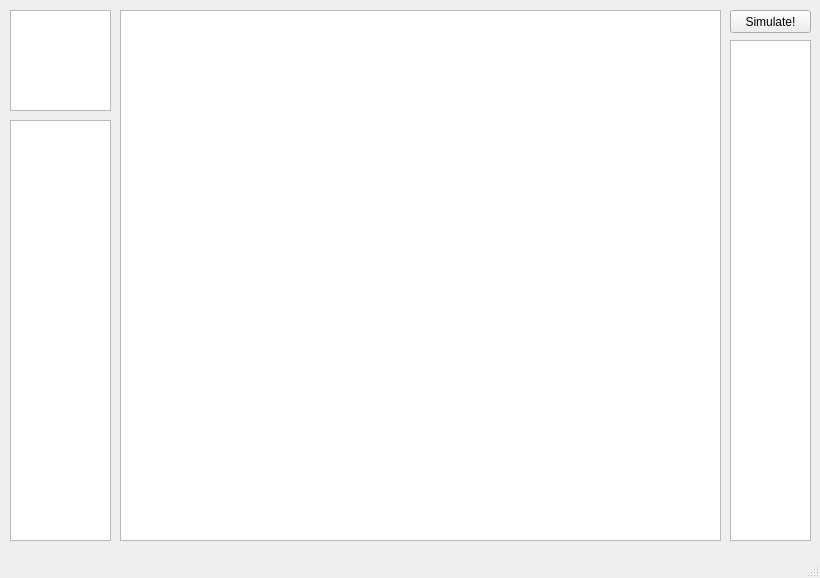
<?xml version="1.0" encoding="UTF-8"?>
<ui version="4.0">
 <class>MainWindow</class>
 <widget class="QMainWindow" name="MainWindow">
  <property name="geometry">
   <rect>
    <x>0</x>
    <y>0</y>
    <width>820</width>
    <height>578</height>
   </rect>
  </property>
  <property name="windowTitle">
   <string>MainWindow</string>
  </property>
  <widget class="QWidget" name="centralWidget">
   <widget class="QGraphicsView" name="graphicsView">
    <property name="geometry">
     <rect>
      <x>10</x>
      <y>10</y>
      <width>101</width>
      <height>101</height>
     </rect>
    </property>
    <property name="toolTip">
     <string>&lt;html&gt;&lt;head/&gt;&lt;body&gt;&lt;p&gt;I/O&lt;/p&gt;&lt;/body&gt;&lt;/html&gt;</string>
    </property>
   </widget>
   <widget class="QGraphicsView" name="graphicsView_2">
    <property name="geometry">
     <rect>
      <x>10</x>
      <y>120</y>
      <width>101</width>
      <height>421</height>
     </rect>
    </property>
    <property name="toolTip">
     <string>&lt;html&gt;&lt;head/&gt;&lt;body&gt;&lt;p&gt;Gates&lt;/p&gt;&lt;/body&gt;&lt;/html&gt;</string>
    </property>
   </widget>
   <widget class="QGraphicsView" name="graphicsView_3">
    <property name="geometry">
     <rect>
      <x>120</x>
      <y>10</y>
      <width>601</width>
      <height>531</height>
     </rect>
    </property>
    <property name="toolTip">
     <string>&lt;html&gt;&lt;head/&gt;&lt;body&gt;&lt;p&gt;Circuit Simulator&lt;/p&gt;&lt;/body&gt;&lt;/html&gt;</string>
    </property>
   </widget>
   <widget class="QTextEdit" name="textEdit">
    <property name="geometry">
     <rect>
      <x>730</x>
      <y>40</y>
      <width>81</width>
      <height>501</height>
     </rect>
    </property>
    <property name="toolTip">
     <string>&lt;html&gt;&lt;head/&gt;&lt;body&gt;&lt;p&gt;Circuit information&lt;/p&gt;&lt;/body&gt;&lt;/html&gt;</string>
    </property>
    <property name="html">
     <string>&lt;!DOCTYPE HTML PUBLIC &quot;-//W3C//DTD HTML 4.0//EN&quot; &quot;http://www.w3.org/TR/REC-html40/strict.dtd&quot;&gt;
&lt;html&gt;&lt;head&gt;&lt;meta name=&quot;qrichtext&quot; content=&quot;1&quot; /&gt;&lt;style type=&quot;text/css&quot;&gt;
p, li { white-space: pre-wrap; }
&lt;/style&gt;&lt;/head&gt;&lt;body style=&quot; font-family:'MS Shell Dlg 2'; font-size:8.25pt; font-weight:400; font-style:normal;&quot;&gt;
&lt;p style=&quot;-qt-paragraph-type:empty; margin-top:0px; margin-bottom:0px; margin-left:0px; margin-right:0px; -qt-block-indent:0; text-indent:0px; font-size:8pt;&quot;&gt;&lt;br /&gt;&lt;/p&gt;&lt;/body&gt;&lt;/html&gt;</string>
    </property>
   </widget>
   <widget class="QPushButton" name="pushButton">
    <property name="geometry">
     <rect>
      <x>730</x>
      <y>10</y>
      <width>81</width>
      <height>23</height>
     </rect>
    </property>
    <property name="toolTip">
     <string>&lt;html&gt;&lt;head/&gt;&lt;body&gt;&lt;p&gt;Run the circuit&lt;/p&gt;&lt;/body&gt;&lt;/html&gt;</string>
    </property>
    <property name="text">
     <string>Simulate!</string>
    </property>
   </widget>
  </widget>
  <widget class="QMenuBar" name="menuBar">
   <property name="geometry">
    <rect>
     <x>0</x>
     <y>0</y>
     <width>820</width>
     <height>21</height>
    </rect>
   </property>
  </widget>
  <widget class="QStatusBar" name="statusBar"/>
 </widget>
 <layoutdefault spacing="6" margin="11"/>
 <resources/>
 <connections/>
</ui>
